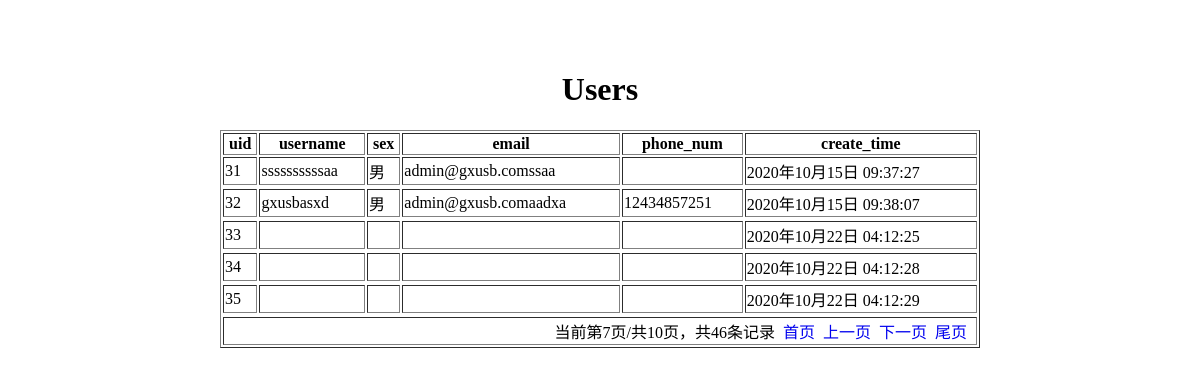
Page /page/demo.php?page=7 on the earlier database version.
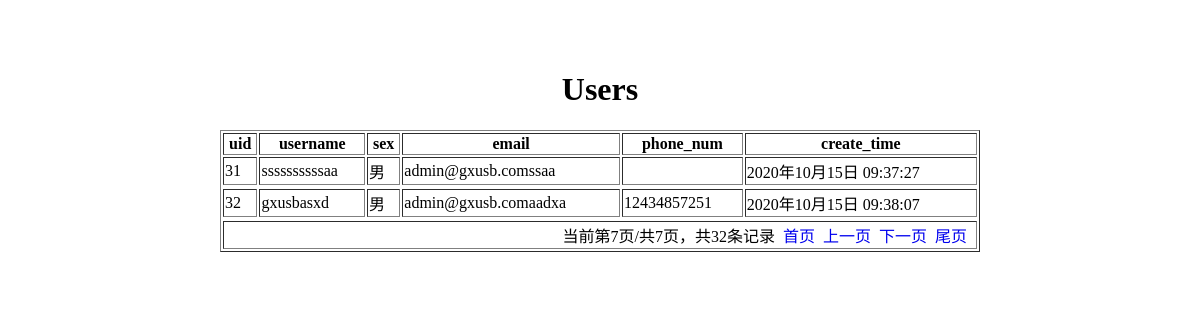
Same page on the later database version.
### tables this page shows
CREATE TABLE `crm_users` (
                             `uid` int NOT NULL COMMENT '用户ID',
                             `username` varchar(64) NOT NULL COMMENT '用户名',
                             `password` varchar(128) NOT NULL COMMENT '密码',
                             `sex` varchar(16) NOT NULL COMMENT '性别',
                             `email` varchar(128) NOT NULL COMMENT '邮箱',
                             `phone_num` varchar(64) NOT NULL COMMENT '手机号码',
                             `create_time` varchar(32) NOT NULL COMMENT '注册时间',
                             `ip` varchar(255) NOT NULL COMMENT '注册IP地址'
);

### page/demo.php (the view, shortened to what this page needs)
<?php
include "page.class.php";
$link = mysqli_connect("127.0.0.1", "test", "123456", "test");
$result = mysqli_query($link, "select * from crm_users");
$total = mysqli_num_rows($result);
$pageSize = isset($_GET['size']) ? $_GET['size'] : 5;
$page = new Page($total, $pageSize);
$limit = $page->limit();
$sql = "select * from crm_users limit {$limit}";
$result = mysqli_query($link, $sql);
echo '<table border="1" style="width: 760px;margin: 50px auto;">';
echo '<caption><h1>Users</h1></caption>';
echo '<tr><th>uid</th><th>username</th><th>sex</th><th>email</th><th>phone_num</th><th>create_time</th></tr>';
while ($row = mysqli_fetch_assoc($result)) {
	echo '<tr>';
	echo '<td>' . $row["uid"] . '</td>';
	echo '<td>' . $row["username"] . '</td>';
	echo '<td>' . $row["sex"] . '</td>';
	echo '<td>' . $row["email"] . '</td>';
	echo '<td>' . $row["phone_num"] . '</td>';
	echo '<td>' . date('Y年m月d日 H:i:s', $row["create_time"]) . '</td>';
	echo '<tr>';
}
echo '<tr><td colspan="6" style="text-align: right">' . $page->showPage() . '</td></tr>';
echo '</table>';

### page/page.class.php (shortened to what this page needs)
<?php
class Page
{
	private $page;
	private $maxRows;
	private $pageSize;
	private $maxPage = 0;
	private $url;
	private $urlParam = '';
	public function __construct($maxRows, $pageSize = 5) {
		$this->maxRows = $maxRows;
		$this->pageSize = $pageSize;
		$this->page = isset($_GET['page']) ? $_GET['page'] : 1;
		$this->url = $_SERVER['PHP_SELF'];
	}
	private function getMaxPage() {
		$this->maxPage = @ceil($this->maxRows/$this->pageSize);
	}
	public function showPage() {
		$homeUrl = $this->url . '?page=1' . $this->urlParam;
		$upUrl = $this->url . '?page=' . ($this->page - 1) . $this->urlParam;
		$nextUrl = $this->url . '?page=' . ($this->page + 1) . $this->urlParam;
		$endUrl = $this->url . '?page=' . $this->maxPage . $this->urlParam;
		$str = '';
		$str .= '当前第' . $this->page . '页/共' . $this->maxPage . '页，共' . $this->maxRows . '条记录&nbsp;&nbsp;';
		$str .= '<a href="' . $homeUrl . '" title="' . $homeUrl . '">首页</a>&nbsp;&nbsp;';
		$str .= '<a href="' . $upUrl . '" title="' . $upUrl . '">上一页</a>&nbsp;&nbsp;';
		$str .= '<a href="' . $nextUrl . '" title="' . $nextUrl . '">下一页</a>&nbsp;&nbsp;';
		$str .= '<a href="' . $endUrl . '" title="' . $endUrl . '">尾页</a>&nbsp;&nbsp;';
		return $str;
	}
	public function limit() {
		$num = ($this->page - 1)*$this->pageSize;
		return $num . ',' . $this->pageSize;
	}
}

### page/demo.php (style rules this page uses)
a { text-decoration: none; }

Differences in the rows shown:
removed crm_users: uid "33", create_time "2020年10月22日 04:12:25"
removed crm_users: uid "34", create_time "2020年10月22日 04:12:28"
removed crm_users: uid "35", create_time "2020年10月22日 04:12:29"
Other differences:
$page->showPage(): "当前第7页/共10页，共46条记录" → "当前第7页/共7页，共32条记录"
